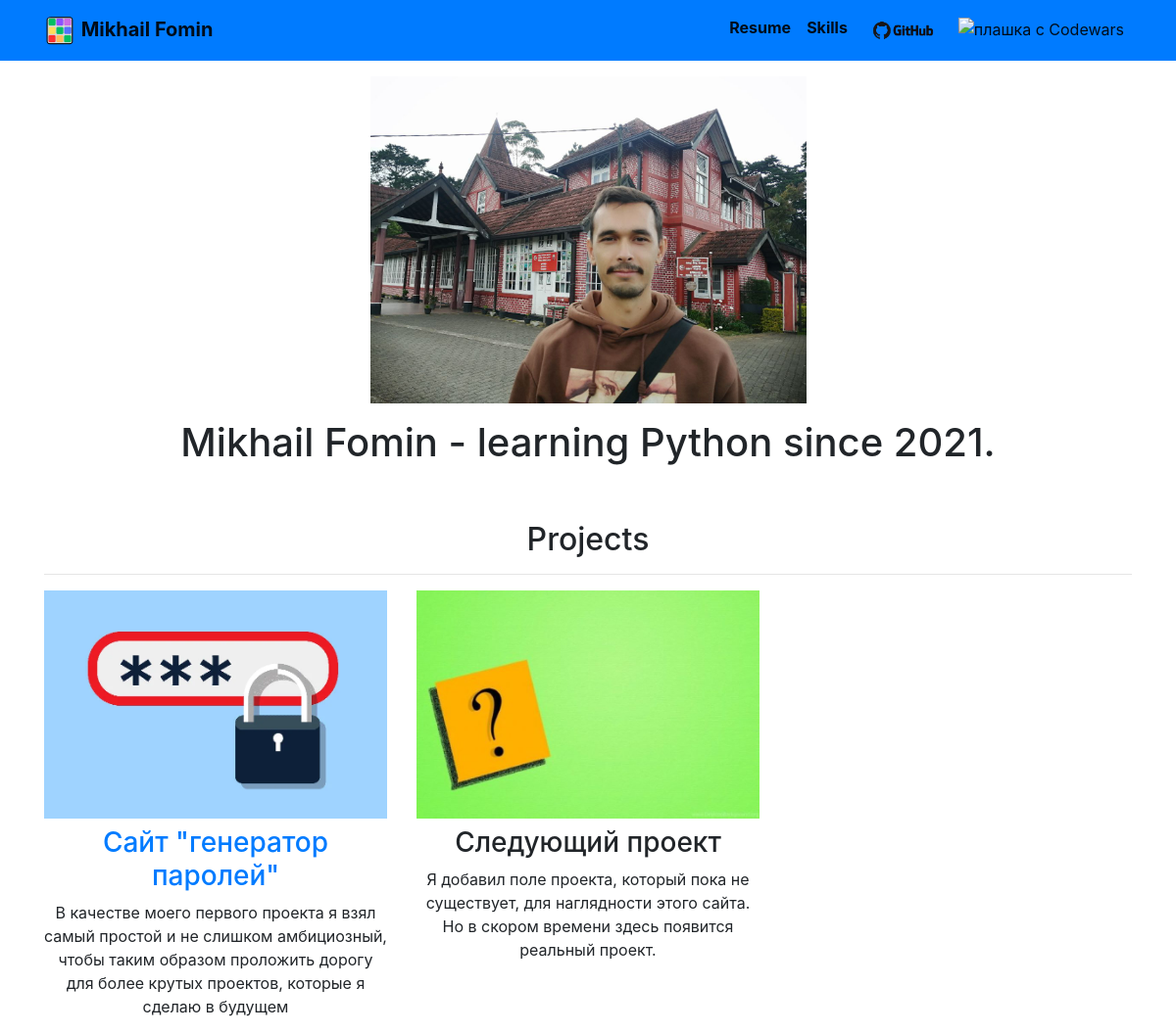
Before: / with the older database file.
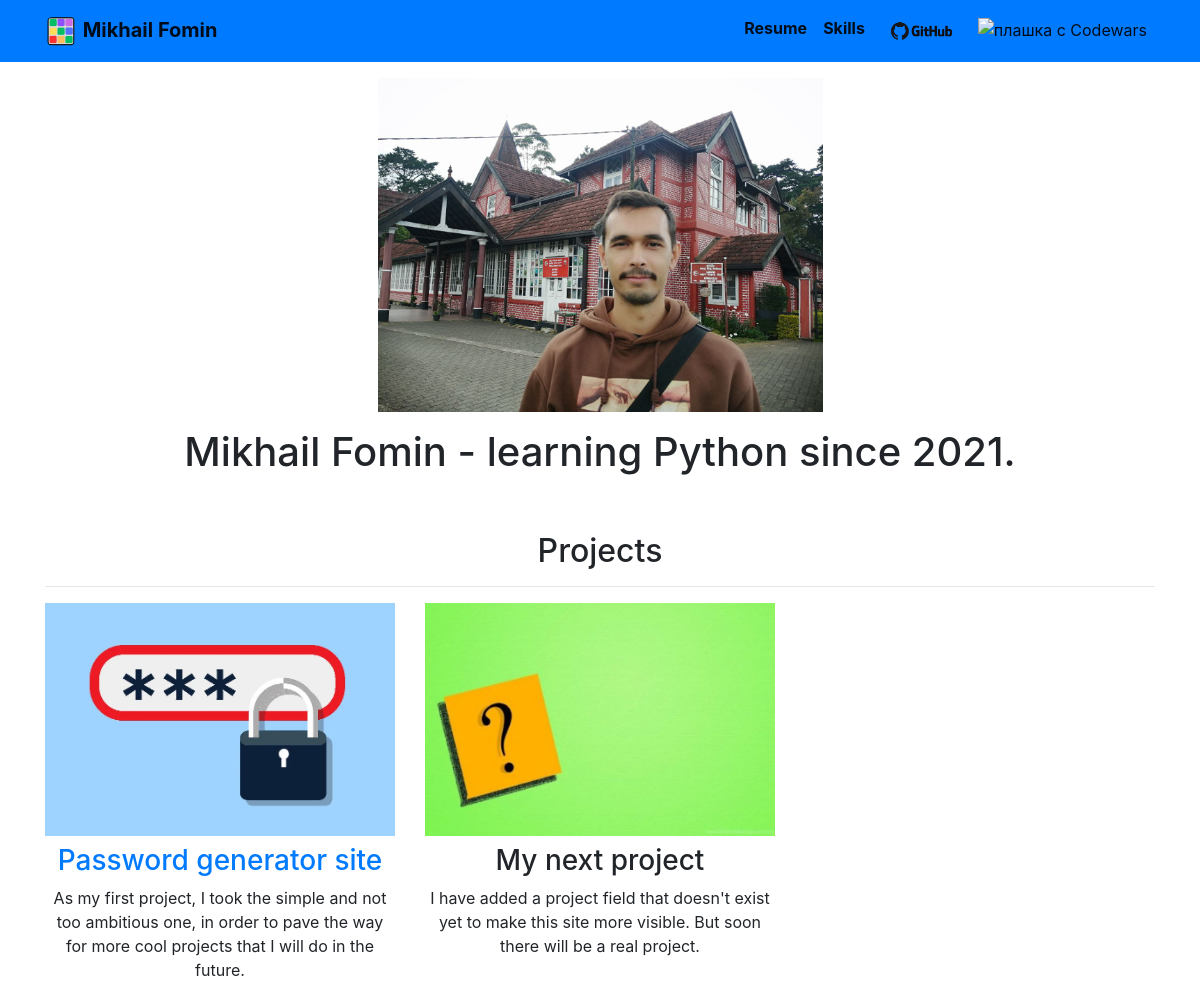
After: the same page with the newer database file.
### portfolio/models.py (models this page shows, shortened)
class Project(models.Model):
    title = models.CharField(max_length=50)
    description = models.CharField(max_length=250)
    image = models.ImageField(upload_to='portfolio/images/')
    url = models.URLField(blank=True)

### portfolio/views.py (the view)
# urls.py: 2. Add a URL to urlpatterns:  path('', views.home, name='home')
def home(request):
    projects = Project.objects.all()
    return render(request, 'portfolio/home.html', {'projects': projects})

### portfolio/templates/portfolio/home.html
{% extends "portfolio/base.html" %}
{% load static %}
{% block content %}
<div class="row justify-content-center my-3">
  <div class="col-5">
    <img src="{% static 'portfolio/photo1.jpg' %}" class="img-fluid">
  </div>
</div>
<div class="row justify-content-center mb-3">
  <div class="col-md-10 text-center">
    <h1 id="hometext" class="font-weight">Mikhail Fomin - learning Python since 2021.</h1>
  </div>
</div>
<h2 class="mt-5">Projects</h2>
<hr>
<div class="row">
  {% for project in projects %}
  <div class="col-lg-4 col-md-6">
    {% if project.url %}
    <a href="{{ project.url }}" target="_blank">
      <img src="{{ project.image.url }}" class="img-fluid mb-2">
    <h3>{{ project.title }}</h3>
    </a>
    {% else %}
    <img src="{{ project.image.url }}" class="img-fluid mb-2">
    <h3>{{ project.title }}</h3>
    {% endif %}
    <p>{{ project.description }}</p>
  </div>
  {% endfor %}
</div>
{% endblock %}

### portfolio/templates/portfolio/base.html (shortened to what this page needs)
<!doctype html>
<html lang="en">
  <head>
    {% load static %}
    <link rel="stylesheet" href="https://cdn.jsdelivr.net/npm/bootstrap@4.6.2/dist/css/bootstrap.min.css">
    <link rel="stylesheet" href="{% static 'portfolio/custom.css' %}">
  </head>
  <body>
    <nav class="navbar navbar-expand-md navbar-light bg-primary">
    <div class="container">
    <a class="navbar-brand" href="{% url 'home' %}">
      <img src="{% static 'portfolio/Logo.png' %}" width="32">
      <b>Mikhail Fomin</b>
    </a>
    <div class="collapse navbar-collapse text-center" id="navbarNav">
      <ul class="navbar-nav ml-auto">
        <li class="nav-item">
          <a class="nav-link active" href="{% static 'portfolio/resume.pdf' %}" target="_blank"><b>Resume</b></a>
        </li>
        <li class="nav-item">
          <a class="nav-link active" href="{% url 'skills' %}"><b>Skills</b></a>
        </li>
        <li class="nav-item">
          <a class="nav-link" href="https://github.com/Mike-Fomin" target="_blank">
            <img src="{% static 'portfolio/Github.png' %}" height="30" title="GitHub">
          </a>
        </li>
        <li class="nav-item">
          <a class="nav-link active" href="https://www.codewars.com/users/Franky_SF" target="_blank">
            <img src="https://www.codewars.com/users/Franky_SF/badges/micro" title="CodeWars" alt="плашка с Codewars">
          </a>
      </ul>
      </div>
      </div>
    </nav>
  <div class="container text-center">
    {% block content %}
    {% endblock %}
  </div>
  </body>
</html>

Changed rows visible on the page:
changed Project: title "Сайт \"генератор паролей\"" → "Password generator site"; description "В качестве моего первого проекта я взял самый простой и не слишком амбициозный, чтобы таким образом проложить дорогу для более крутых проектов, которые я сделаю в будущем" → "As my first project, I took the simple and not too ambitious one, in order to pave the way for more cool projects that I will do in the future."
changed Project: title "Следующий проект" → "My next project"; description "Я добавил поле проекта, который пока не существует, для наглядности этого сайта. Но в скором времени здесь появится реальный проект." → "I have added a project field that doesn't exist yet to make this site more visible. But soon there will be a real project."
